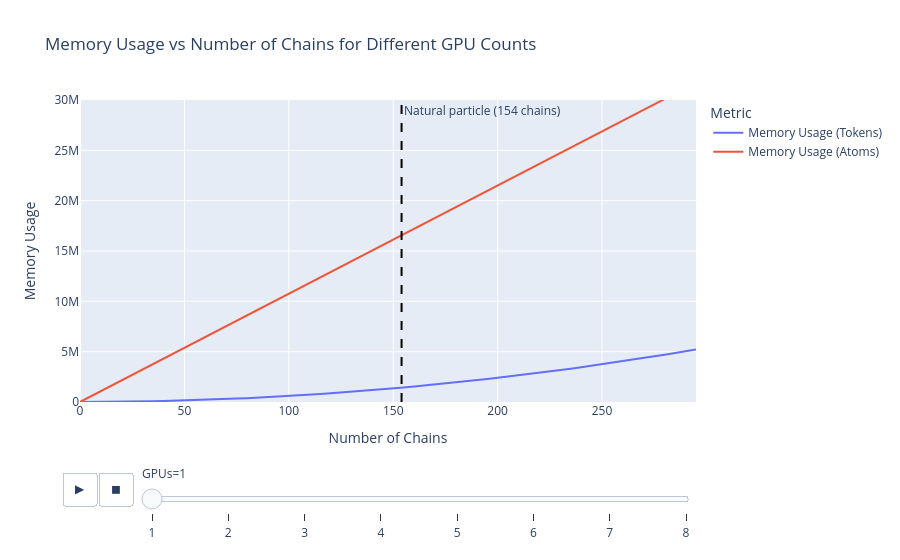

Notebook source saved alongside this figure:
### Markdown cell above
## Theoretical dependencies to see where the bottleneck is

### Code cell
import plotly.express as px
import pandas as pd
import numpy as np

# Plot two functions (plotted interactively with plotly):
# 1. y = x^2 * 60  * 1/N  | "Tokens"
# 2. y = x * 60  * 1/N * 14 *  128 | "Atoms"
# I want N to be a slider across integer values from 1 to 8 GPUs
# The lineplots should be 2D and I want a slider to control the value of N (number of GPUs) from 1 to 8. The x-axis should be I (number of chains) from 50 to 300 in increments of 10. The y-axis should be the memory usage.  The plot should have a title and axis labels.
#y axis in log scale

i_values = np.arange(0, 300, 5)
n_values = np.arange(1, 9)
data = []
for n in n_values:
    tokens = i_values * i_values * 60 / n
    atoms = i_values * 60 * 14 * 128 / n
    for i, t, a in zip(i_values, tokens, atoms):
        data.append({'I (chains)': i, 'Memory Usage (Tokens)': t, 'Memory Usage (Atoms)': a, 'GPUs': n})
df = pd.DataFrame(data)
fig = px.line(df, x='I (chains)', y=['Memory Usage (Tokens)', 'Memory Usage (Atoms)'], color='variable',
              title='Memory Usage vs Number of Chains for Different GPU Counts',
              labels={'value': 'Memory Usage', 'I (chains)': 'Number of Chains', 'variable': 'Metric'},
              animation_frame='GPUs', range_y=[1, 30000000], )
fig.update_layout(legend_title_text='Metric')
#adda vertical line at x = 154
fig.add_vline(x=154, line_dash="dash", line_color="black", annotation_text="Natural particle (154 chains)", annotation_position="top right")
fig.show()

### Figure 1 — Plotly figure (JSON) as saved in the notebook; plotly's stock layout.template omitted (floating-point values rounded to 4 significant figures)
{"data": [{"hovertemplate": "Metric=Memory Usage (Tokens)<br>GPUs=1<br>Number of Chains=%{x}<br>Memory Usage=%{y}<extra></extra>", "legendgroup": "Memory Usage (Tokens)", "line": {"color": "#636efa", "dash": "solid"}, "marker": {"symbol": "circle"}, "mode": "lines", "name": "Memory Usage (Tokens)", "orientation": "v", "showlegend": true, "type": "scatter", "x": [0, 5, 10, 15, 20, 25, 30, 35, 40, 45, 50, 55, 60, 65, 70, 75, 80, 85, 90, 95, 100, 105, 110, 115, 120, 125, 130, 135, 140, 145, 150, 155, 160, 165, 170, 175, 180, 185, 190, 195, 200, 205, 210, 215, 220, 225, 230, 235, 240, 245, 250, 255, 260, 265, 270, 275, 280, 285, 290, 295], "xaxis": "x", "y": [0.0, 1500.0, 6000.0, 13500.0, 24000.0, 37500.0, 54000.0, 73500.0, 96000.0, 121500.0, 150000.0, 181500.0, 216000.0, 253500.0, 294000.0, 337500.0, 384000.0, 433500.0, 486000.0, 541500.0, 600000.0, 661500.0, 726000.0, 793500.0, 864000.0, 937500.0, 1014000.0, 1094000.0, 1176000.0, 1262000.0, 1350000.0, 1442000.0, 1536000.0, 1634000.0, 1734000.0, 1838000.0, 1944000.0, 2054000.0, 2166000.0, 2282000.0, 2400000.0, 2522000.0, 2646000.0, 2774000.0, 2904000.0, 3038000.0, 3174000.0, 3314000.0, 3456000.0, 3602000.0, 3750000.0, 3902000.0, 4056000.0, 4214000.0, 4374000.0, 4538000.0, 4704000.0, 4874000.0, 5046000.0, 5222000.0], "yaxis": "y"}, {"hovertemplate": "Metric=Memory Usage (Atoms)<br>GPUs=1<br>Number of Chains=%{x}<br>Memory Usage=%{y}<extra></extra>", "legendgroup": "Memory Usage (Atoms)", "line": {"color": "#EF553B", "dash": "solid"}, "marker": {"symbol": "circle"}, "mode": "lines", "name": "Memory Usage (Atoms)", "orientation": "v", "showlegend": true, "type": "scatter", "x": [0, 5, 10, 15, 20, 25, 30, 35, 40, 45, 50, 55, 60, 65, 70, 75, 80, 85, 90, 95, 100, 105, 110, 115, 120, 125, 130, 135, 140, 145, 150, 155, 160, 165, 170, 175, 180, 185, 190, 195, 200, 205, 210, 215, 220, 225, 230, 235, 240, 245, 250, 255, 260, 265, 270, 275, 280, 285, 290, 295], "xaxis": "x", "y": [0.0, 537600.0, 1075000.0, 1613000.0, 2150000.0, 2688000.0, 3226000.0, 3763000.0, 4301000.0, 4838000.0, 5376000.0, 5914000.0, 6451000.0, 6989000.0, 7526000.0, 8064000.0, 8602000.0, 9139000.0, 9677000.0, 10210000.0, 10750000.0, 11290000.0, 11830000.0, 12360000.0, 12900000.0, 13440000.0, 13980000.0, 14520000.0, 15050000.0, 15590000.0, 16130000.0, 16670000.0, 17200000.0, 17740000.0, 18280000.0, 18820000.0, 19350000.0, 19890000.0, 20430000.0, 20970000.0, 21500000.0, 22040000.0, 22580000.0, 23120000.0, 23650000.0, 24190000.0, 24730000.0, 25270000.0, 25800000.0, 26340000.0, 26880000.0, 27420000.0, 27960000.0, 28490000.0, 29030000.0, 29570000.0, 30110000.0, 30640000.0, 31180000.0, 31720000.0], "yaxis": "y"}], "layout": {"annotations": [{"showarrow": false, "text": "Natural particle (154 chains)", "x": 154, "xanchor": "left", "xref": "x", "y": 1, "yanchor": "top", "yref": "y domain"}], "legend": {"title": {"text": "Metric"}, "tracegroupgap": 0}, "shapes": [{"line": {"color": "black", "dash": "dash"}, "type": "line", "x0": 154, "x1": 154, "xref": "x", "y0": 0, "y1": 1, "yref": "y domain"}], "sliders": [{"active": 0, "currentvalue": {"prefix": "GPUs="}, "len": 0.9, "pad": {"b": 10, "t": 60}, "steps": [{"args": [["1"], {"frame": {"duration": 0, "redraw": false}, "fromcurrent": true, "mode": "immediate", "transition": {"duration": 0, "easing": "linear"}}], "label": "1", "method": "animate"}, {"args": [["2"], {"frame": {"duration": 0, "redraw": false}, "fromcurrent": true, "mode": "immediate", "transition": {"duration": 0, "easing": "linear"}}], "label": "2", "method": "animate"}, {"args": [["3"], {"frame": {"duration": 0, "redraw": false}, "fromcurrent": true, "mode": "immediate", "transition": {"duration": 0, "easing": "linear"}}], "label": "3", "method": "animate"}, {"args": [["4"], {"frame": {"duration": 0, "redraw": false}, "fromcurrent": true, "mode": "immediate", "transition": {"duration": 0, "easing": "linear"}}], "label": "4", "method": "animate"}, {"args": [["5"], {"frame": {"duration": 0, "redraw": false}, "fromcurrent": true, "mode": "immediate", "transition": {"duration": 0, "easing": "linear"}}], "label": "5", "method": "animate"}, {"args": [["6"], {"frame": {"duration": 0, "redraw": false}, "fromcurrent": true, "mode": "immediate", "transition": {"duration": 0, "easing": "linear"}}], "label": "6", "method": "animate"}, {"args": [["7"], {"frame": {"duration": 0, "redraw": false}, "fromcurrent": true, "mode": "immediate", "transition": {"duration": 0, "easing": "linear"}}], "label": "7", "method": "animate"}, {"args": [["8"], {"frame": {"duration": 0, "redraw": false}, "fromcurrent": true, "mode": "immediate", "transition": {"duration": 0, "easing": "linear"}}], "label": "8", "method": "animate"}], "x": 0.1, "xanchor": "left", "y": 0, "yanchor": "top"}], "title": {"text": "Memory Usage vs Number of Chains for Different GPU Counts"}, "updatemenus": [{"buttons": [{"args": [null, {"frame": {"duration": 500, "redraw": false}, "fromcurrent": true, "mode": "immediate", "transition": {"duration": 500, "easing": "linear"}}], "label": "&#9654;", "method": "animate"}, {"args": [[null], {"frame": {"duration": 0, "redraw": false}, "fromcurrent": true, "mode": "immediate", "transition": {"duration": 0, "easing": "linear"}}], "label": "&#9724;", "method": "animate"}], "direction": "left", "pad": {"r": 10, "t": 70}, "showactive": false, "type": "buttons", "x": 0.1, "xanchor": "right", "y": 0, "yanchor": "top"}], "xaxis": {"anchor": "y", "domain": [0, 1], "title": {"text": "Number of Chains"}}, "yaxis": {"anchor": "x", "domain": [0, 1], "range": [1, 30000000], "title": {"text": "Memory Usage"}}}}
